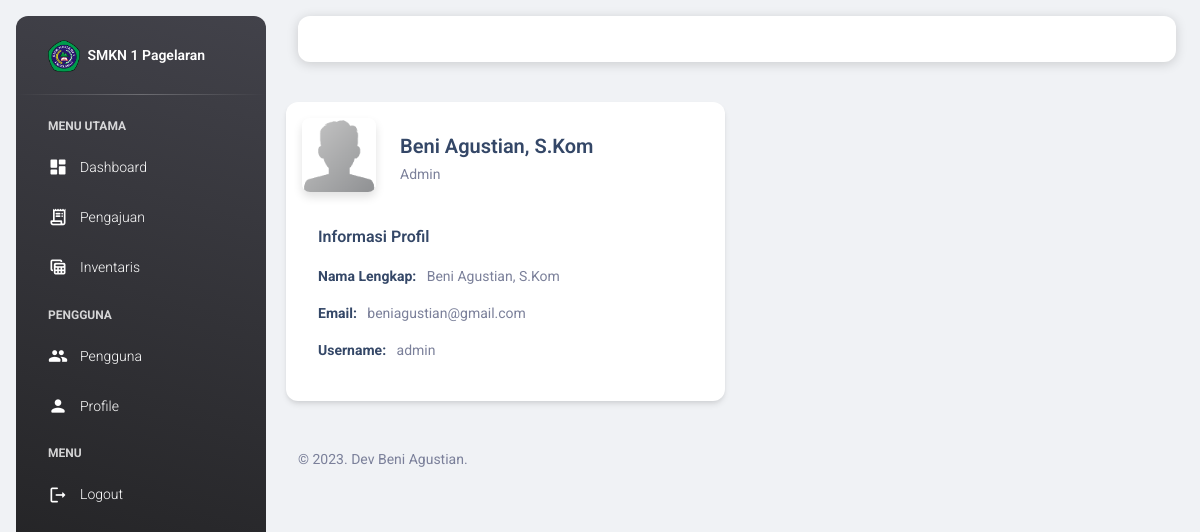
Screenshot of /view_user/profile.php (signed in) with the database file from the repository.
### tables this page shows
CREATE TABLE `users` (
  `id_user` int(11) NOT NULL,
  `nama` varchar(255) NOT NULL,
  `username` varchar(255) NOT NULL,
  `email` varchar(255) NOT NULL,
  `password` varchar(255) NOT NULL,
  `image` varchar(255) NOT NULL,
  `role_id` int(11) NOT NULL,
  `date_created` date NOT NULL,
  `is_active` int(11) NOT NULL
);

CREATE TABLE `users_role` (
  `id_role` int(11) NOT NULL,
  `role` varchar(255) NOT NULL
);

### functions.php (called while the page is built, shortened)
<?php
$conn = mysqli_connect("localhost", "root", "", "db_siib");
function query($query)
{
    global $conn;
    $result = mysqli_query($conn, $query);
    $rows = [];
    while ($row = mysqli_fetch_assoc($result)) {
        $rows[] = $row;
    }
    return $rows;
}

### view_user/profile.php (the view, shortened to what this page needs)
<?php
include "../templates/header.php";
?>
<div class="row mb-4">
    <div class="col-12 col-md-6">
        <div class="card card-body">
            <div class="row gx-4 mb-2">
                <div class="col-auto">
                    <div class="avatar avatar-xl position-relative">
                        <img src="../assets/img/<?= $user["image"] ?>" alt="profile_image"
                            class="w-100 border-radius-lg shadow-sm">
                    </div>
                </div>
                <div class="col-auto my-auto">
                    <div class="h-100">
                        <h5 class="mb-1">
                            <?= $user["nama"] ?>
                        </h5>
                        <p class="mb-0 font-weight-normal text-sm">
                            <?= $user["role"] ?>
                        </p>
                    </div>
                </div>
            </div>
            <div class="row">
                <div class="col-12">
                    <div class="card card-plain h-100">
                        <div class="card-header pb-0 p-3">
                            <div class="row">
                                <div class="col-md-8 d-flex align-items-center">
                                    <h6 class="mb-0">Informasi Profil</h6>
                                </div>
                                <div class="col-md-4 text-end">
                                    <a href="profile_edit.php">
                                        <i class="fas fa-user-edit text-secondary text-sm" data-bs-toggle="tooltip"
                                            data-bs-placement="top" title="Edit Profile"></i>
                                    </a>
                                </div>
                            </div>
                        </div>
                        <div class="card-body p-3">
                            <ul class="list-group">
                                <li class="list-group-item border-0 ps-0 pt-0 text-sm"><strong class="text-dark">Nama
                                        Lengkap:</strong>
                                    <?= $user["nama"] ?>
                                </li>
                                <li class="list-group-item border-0 ps-0 text-sm"><strong
                                        class="text-dark">Email:</strong>
                                    <?= $user["email"] ?>
                                </li>
                                <li class="list-group-item border-0 ps-0 text-sm"><strong
                                        class="text-dark">Username:</strong>
                                    <?= $user["username"] ?>
                                </li>
                            </ul>
                        </div>
                    </div>
                </div>
            </div>
        </div>
    </div>
</div>
<?php
include "../templates/footer.php";
?>

### rows the page displays
users: image (placeholder picture), nama "Beni Agustian, S.Kom", users_role.role "Admin", email "beniagustian@gmail.com", username "admin"
